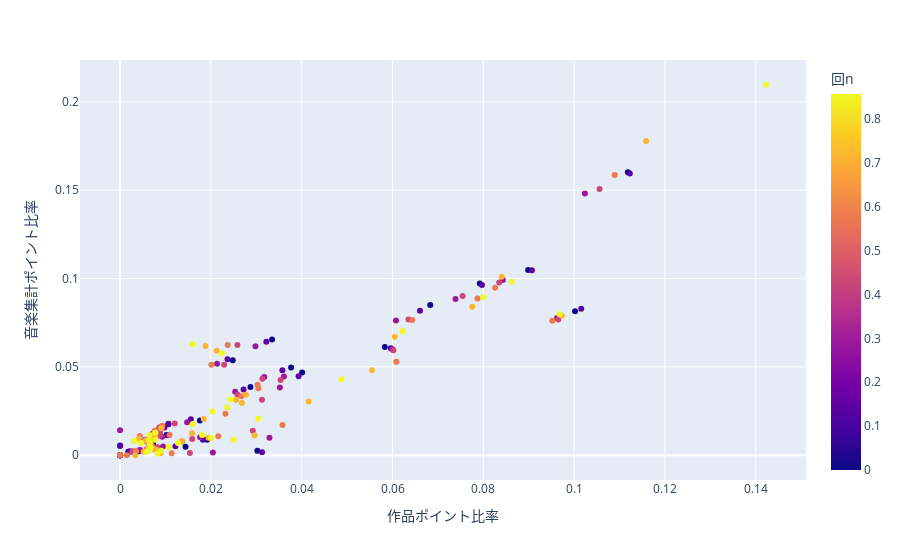

Notebook code for this chart:
### Code cell
fig = px.scatter(musictitlerate_vs_titlerate,
                    x="作品ポイント比率",y="音楽集計ポイント比率",color="回n",hover_data=['回'])
fig.show()

### Figure 1 — Plotly figure (JSON) as saved in the notebook; plotly's stock layout.template omitted (floating-point values rounded to 4 significant figures; data arrays with more than 128 entries replaced by an {"elided": "..."} marker saying what was removed)
{"data": [{"customdata": {"elided": "455x1 int values"}, "hovertemplate": "作品ポイント比率=%{x}<br>音楽集計ポイント比率=%{y}<br>回=%{customdata[0]}<br>回n=%{marker.color}<extra></extra>", "legendgroup": "", "marker": {"color": {"elided": "455 float values"}, "coloraxis": "coloraxis", "symbol": "circle"}, "mode": "markers", "name": "", "orientation": "v", "showlegend": false, "type": "scatter", "x": {"elided": "455 float values"}, "xaxis": "x", "y": {"elided": "455 float values"}, "yaxis": "y"}], "layout": {"coloraxis": {"colorbar": {"title": {"text": "回n"}}, "colorscale": [[0, "#0d0887"], [0.1111, "#46039f"], [0.2222, "#7201a8"], [0.3333, "#9c179e"], [0.4444, "#bd3786"], [0.5556, "#d8576b"], [0.6667, "#ed7953"], [0.7778, "#fb9f3a"], [0.8889, "#fdca26"], [1, "#f0f921"]]}, "legend": {"tracegroupgap": 0}, "margin": {"t": 60}, "xaxis": {"anchor": "y", "domain": [0, 1], "title": {"text": "作品ポイント比率"}}, "yaxis": {"anchor": "x", "domain": [0, 1], "title": {"text": "音楽集計ポイント比率"}}}}
